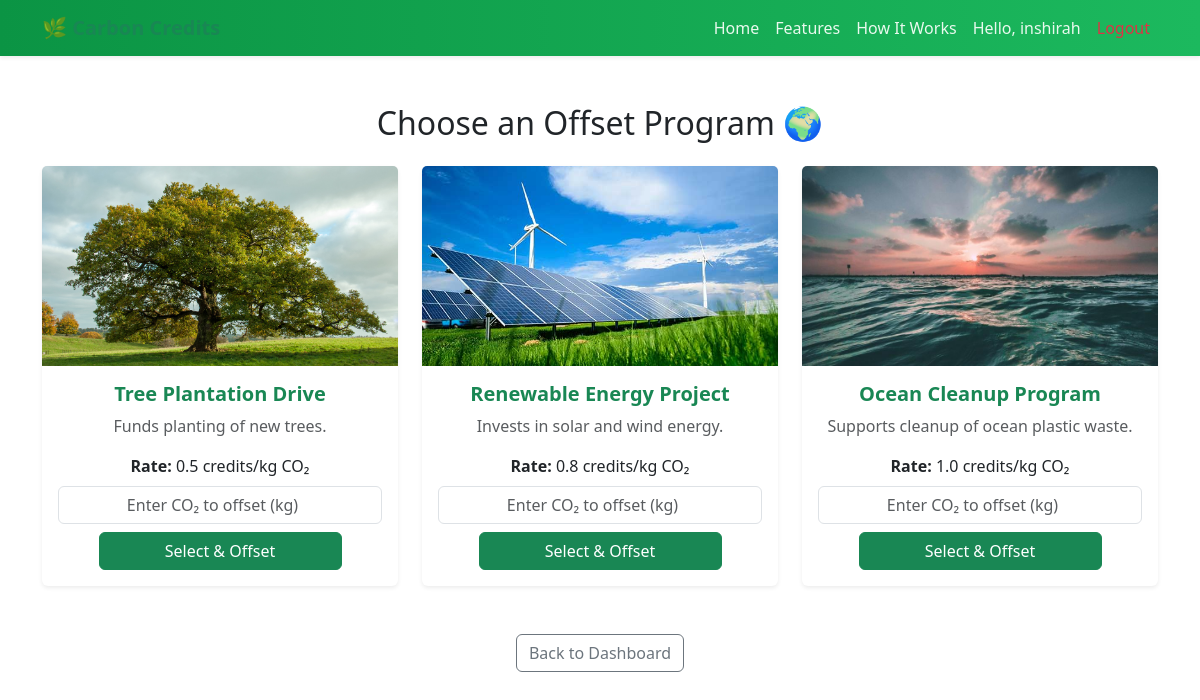
The app's page /offset (signed in) with its own data.
### models.py (models this page shows)
class User(db.Model, UserMixin):
    id = db.Column(db.Integer, primary_key=True)
    username = db.Column(db.String(80), unique=True, nullable=False)
    password = db.Column(db.String(200), nullable=False)
    credits = db.Column(db.Float, default=1000.0)
    wallet_balance = db.Column(db.Float, default=5000.0)

class OffsetProgram(db.Model):
    id = db.Column(db.Integer, primary_key=True)
    name = db.Column(db.String(100), nullable=False)
    description = db.Column(db.Text, nullable=False)
    rate_per_kg = db.Column(db.Float, nullable=False)  # credits required per kg CO2
    created_at = db.Column(db.DateTime, default=datetime.utcnow)
    image = db.Column(db.String(200), nullable=True)

### app.py (the view, shortened to what this page needs)
@app.route('/offset', methods=['GET', 'POST'])
@login_required
def offset():
    message = None
    user = User.query.get(current_user.id)
    programs = OffsetProgram.query.all()
    return render_template('offset.html', programs=programs, message=message, user=user)

### app.py (called while the page is built)
@login_manager.user_loader
def load_user(user_id):
    return User.query.get(int(user_id))

### templates/offset.html (shortened to what this page needs)
{% extends 'base.html' %}
{% block content %}
<div class="container mt-5">
  <h2 class="text-center mb-4">Choose an Offset Program 🌍</h2>
  <div class="row">
  {% for program in programs %}
  <div class="col-md-4 mb-4">
    <div class="card shadow-sm border-0 h-100">
      {% if program.image %}
      <img src="{{ url_for('static', filename='images/' + program.image) }}"
           class="card-img-top" alt="{{ program.name }}"
           style="height: 200px; object-fit: cover;">
      {% endif %}
      <div class="card-body text-center">
        <h5 class="card-title fw-bold text-success">{{ program.name }}</h5>
        <p class="card-text text-muted">{{ program.description }}</p>
        <p class="mb-2"><strong>Rate:</strong> {{ program.rate_per_kg }} credits/kg CO₂</p>
        <form action="{{ url_for('offset') }}" method="POST" class="d-flex flex-column align-items-center">
          <input type="number" step="0.1" name="co2_amount"
                 placeholder="Enter CO₂ to offset (kg)"
                 class="form-control mb-2 text-center" required>
          <button type="submit" class="btn btn-success w-75">Select & Offset</button>
        </form>
      </div>
    </div>
  </div>
  {% endfor %}
</div>
  <div class="text-center mt-4">
    <a href="{{ url_for('dashboard') }}" class="btn btn-outline-secondary">Back to Dashboard</a>
  </div>
</div>
{% endblock %}

### templates/base.html (shortened to what this page needs)
<!DOCTYPE html>
<html lang="en">
<head>
    <link rel="stylesheet" href="{{ url_for('static', filename='style.css') }}">
    <link href="https://cdn.jsdelivr.net/npm/bootstrap@5.3.2/dist/css/bootstrap.min.css" rel="stylesheet">
    <link rel="stylesheet" href="https://use.fontawesome.com/releases/v5.11.2/css/all.css">
</head>
<body>
    <nav class="navbar navbar-expand-lg navbar-light bg-light sticky-top shadow-sm">
        <div class="container">
            <a class="navbar-brand fw-bold text-success" href="{{ url_for('home') }}">🌿 Carbon Credits</a>
            <div class="collapse navbar-collapse justify-content-end" id="navbarNav">
                <ul class="navbar-nav">
                    <li class="nav-item"><a class="nav-link" href="{{ url_for('home') }}">Home</a></li>
                    <li class="nav-item"><a class="nav-link" href="#features">Features</a></li>
                    <li class="nav-item"><a class="nav-link" href="#how">How It Works</a></li>
                    {% if current_user.is_authenticated %}
                        <li class="nav-item"><a class="nav-link">Hello, {{ current_user.username }}</a></li>
                        <li class="nav-item"><a class="nav-link text-danger" href="{{ url_for('logout') }}">Logout</a></li>
                    {% else %}
                        <li class="nav-item"><a class="nav-link" data-bs-toggle="modal" data-bs-target="#loginModal">Login</a></li>
                        <li class="nav-item"><a class="nav-link" data-bs-toggle="modal" data-bs-target="#signupModal">Sign Up</a></li>
                    {% endif %}
                </ul>
            </div>
        </div>
    </nav>
    {% block content %}{% endblock %}
</body>
</html>

### static/style.css (style rules this page uses)
body { font-family: "Poppins", sans-serif; background-color: #f8f9fa; color: #333; margin: 0; padding: 0; }
.navbar { background: linear-gradient(90deg, #0b9444, #1cb95e); padding: 0.8rem 1.5rem; }
.navbar-brand { font-weight: 700; font-size: 1.5rem; color: #fff !important; }
.nav-link { color: #e9f9ee !important; font-weight: 500; transition: color 0.3s ease; }
.card { border-radius: 15px; transition: transform 0.2s ease, box-shadow 0.2s ease; }

### records on screen
User: username "inshirah"
OffsetProgram: image (picture), name "Tree Plantation Drive", description "Funds planting of new trees.", rate_per_kg "0.5"
OffsetProgram: image (picture), name "Renewable Energy Project", description "Invests in solar and wind energy.", rate_per_kg "0.8"
OffsetProgram: image (picture), name "Ocean Cleanup Program", description "Supports cleanup of ocean plastic waste.", rate_per_kg "1.0"
